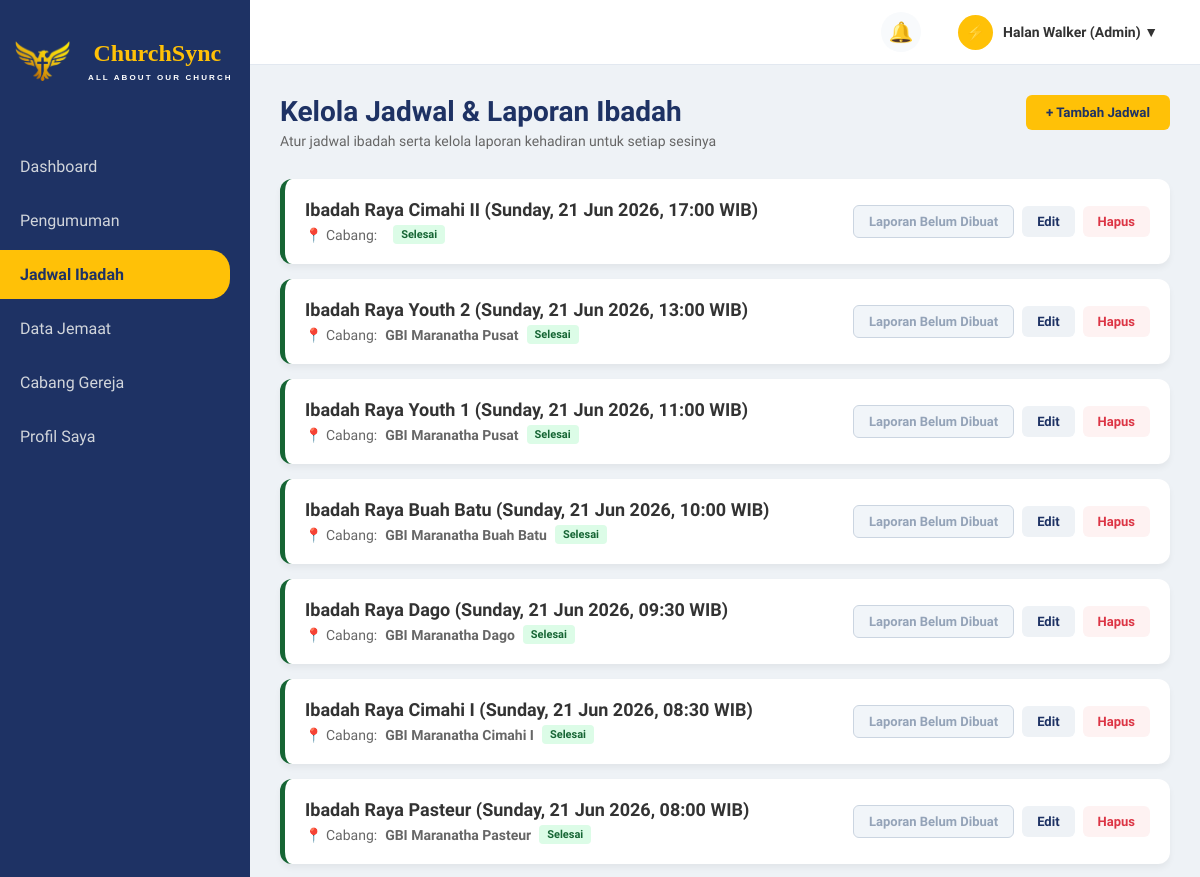
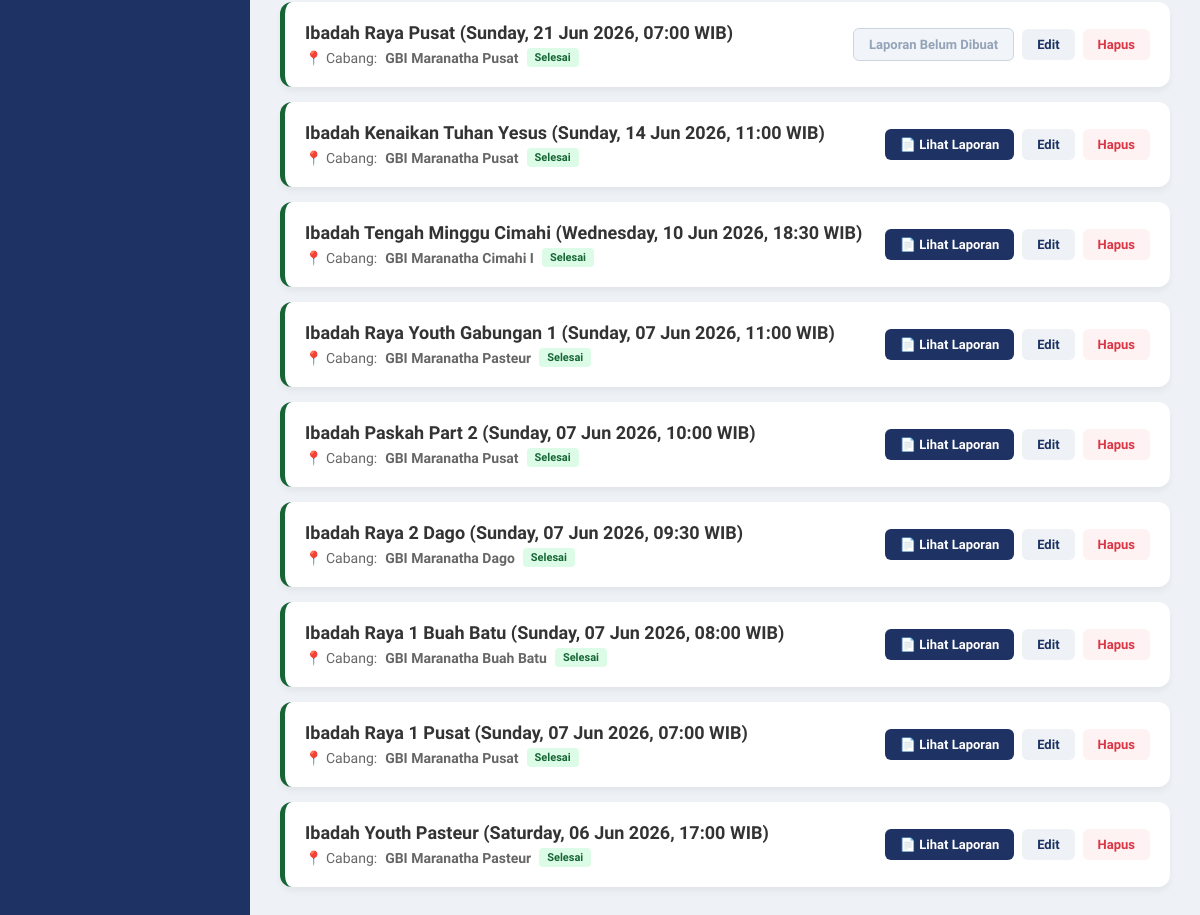
/admin/jadwal_admin_up.php (signed in), run on the app's committed database (2 pictures, top to bottom).
### tables this page shows
CREATE TABLE `jadwal_ibadah` (
  `id_jadwal` int(10) NOT NULL AUTO_INCREMENT,
  `kategori_ibadah` varchar(255) NOT NULL,
  `waktu_pelaksanaan` datetime(6) NOT NULL,
  `id_cabang` int(11) NOT NULL,
  PRIMARY KEY (`id_jadwal`)
);

CREATE TABLE `cabang_gereja` (
  `id_cabang` int(5) NOT NULL AUTO_INCREMENT,
  `nama_cabang` varchar(100) NOT NULL,
  `alamat_cabang` varchar(255) NOT NULL,
  `id_gembala` int(11) DEFAULT NULL,
  PRIMARY KEY (`id_cabang`)
);

### admin/jadwal_admin_up.php (the view, shortened to what this page needs)
<?php
include '../koneksi.php';
$is_admin = ($_SESSION['role'] == 'admin');
$is_gembala = ($_SESSION['role'] == 'gembala_cabang');
if ($is_gembala) {
    $id_cabang_gembala = $_SESSION['id_cabang'];
    $query_jadwal = mysqli_query($conn, "
        SELECT jadwal_ibadah.*, cabang_gereja.nama_cabang
        FROM jadwal_ibadah
        LEFT JOIN cabang_gereja ON jadwal_ibadah.id_cabang = cabang_gereja.id_cabang
        WHERE jadwal_ibadah.id_cabang = '$id_cabang_gembala'
        ORDER BY jadwal_ibadah.waktu_pelaksanaan DESC
    ");
} else {
    $query_jadwal = mysqli_query($conn, "
        SELECT jadwal_ibadah.*, cabang_gereja.nama_cabang
        FROM jadwal_ibadah
        LEFT JOIN cabang_gereja ON jadwal_ibadah.id_cabang = cabang_gereja.id_cabang
        ORDER BY jadwal_ibadah.waktu_pelaksanaan DESC
    ");
}
?>
<!DOCTYPE html>
<html lang="id">
<head>
    <link rel="stylesheet" href="../style.css">
</head>
<body>
    <div class="sidebar">
        <div class="sidebar-logo">
            <img src="../uploads/churchsync-logo.png" alt="Logo ChurchSync">
            <div class="logo-text-wrapper">
                ChurchSync
                <span>
                    ALL ABOUT OUR CHURCH
                </span>
            </div>
        </div>
        <nav>
            <?php if ($is_admin): ?>
                <a href="dashboard_admin.php" class="nav-link">Dashboard</a>
                <a href="pengumuman_admin.php" class="nav-link">Pengumuman</a>
                <a href="jadwal_admin_up.php" class="nav-link active">Jadwal Ibadah</a>
                <a href="data_jemaat_admin.php" class="nav-link">Data Jemaat</a>
                <a href="cabang_admin.php" class="nav-link">Cabang Gereja</a>
                <a href="profil_admin.php" class="nav-link">Profil Saya</a>
            <?php endif; ?>
        </nav>
    </div>
    <div class="content-wrapper">
        <div class="top-navbar">
            <div class="navbar-right">
                <?php include '../widget_notif.php'; ?>
                <div class="user-profile-dropdown" onclick="toggleDropdown()">
                    <div class="nav-avatar">
                        <?= ($_SESSION['role'] == 'admin') ? '⚡' : '👨🏽‍💼'; ?>
                    </div>
                    <div class="nav-user-name">
                        <?= $_SESSION['nama_lengkap'] ?? 'User'; ?> (<?= ($_SESSION['role'] == 'admin') ? 'Admin' : 'Gembala'; ?>) ▼
                    </div>
                </div>
            </div>
        </div>
        <div class="main-content">
            <div class="header-toolbar">
                <div class="page-title">
                    <h2>Kelola Jadwal & Laporan Ibadah</h2>
                    <p>Atur jadwal ibadah serta kelola laporan kehadiran untuk setiap sesinya</p>
                </div>
                <?php if ($is_admin): ?>
                    <button class="btn-add" onclick="bukaModal('modalJadwal')">+ Tambah Jadwal</button>
                <?php endif; ?>
            </div>
            <?php
            if (mysqli_num_rows($query_jadwal) == 0) {
                echo "<p style='text-align:center; color:#666;'>Belum ada jadwal ibadah yang dibuat.</p>";
            } else {
                while ($row = mysqli_fetch_assoc($query_jadwal)) :
                    $waktu_db = strtotime($row['waktu_pelaksanaan']);
                    $waktu_sekarang = time();
                    $is_past = ($waktu_db < $waktu_sekarang);
                    $border_class = $is_past ? 'past' : 'upcoming';
                    $badge_class = $is_past ? 'status-past' : 'status-upcoming';
                    $badge_text = $is_past ? 'Selesai' : 'Mendatang';
                    $cek_laporan = mysqli_query($conn, "SELECT * FROM pendataan WHERE id_jadwal = '{$row['id_jadwal']}'");
                    $ada_laporan = (mysqli_num_rows($cek_laporan) > 0);
            ?>
                    <div class="schedule-list <?= $border_class; ?>">
                        <div class="schedule-info">
                            <h4><?= $row['kategori_ibadah']; ?> (<?= date('l, d M Y, H:i', strtotime($row['waktu_pelaksanaan'])); ?> WIB)</h4>
                            <p>📍 Cabang: <strong><?= $row['nama_cabang']; ?></strong> <span class="status-badge <?= $badge_class; ?>"><?= $badge_text; ?></span></p>
                        </div>
                        <div class="action-btns">
                            <?php if ($is_past): ?>
                                <?php if ($ada_laporan): ?>
                                    <button class="btn-report view-mode" onclick="bukaModal('modalDetail_<?= $row['id_jadwal']; ?>')">📄 Lihat Laporan</button>
                                <?php else: ?>
                                    <?php if ($is_gembala): ?>
                                        <button class="btn-report" onclick="bukaModalLaporan('modalLaporan', <?= $row['id_jadwal']; ?>)">📝 Buat Laporan</button>
                                    <?php else: ?>
                                        <button class="btn-report" disabled>Laporan Belum Dibuat</button>
                                    <?php endif; ?>
                                <?php endif; ?>
                            <?php else: ?>
                                <button class="btn-report" disabled>⏳ Laporan Belum Dibuka</button>
                            <?php endif; ?>
                            <?php if ($is_admin): ?>
                                <a href="jadwal_admin_up.php?edit_id=<?= $row['id_jadwal']; ?>" class="btn-edit" style="text-decoration: none; display: inline-flex; align-items: center; justify-content: center;">Edit</a>
                                <a href="hapus_jadwal.php?id=<?= $row['id_jadwal']; ?>" class="btn-delete" onclick="return confirm('Yakin mau hapus jadwal ini?');" style="text-decoration: none; display: inline-flex; align-items: center; justify-content: center;">Hapus</a>
                            <?php endif; ?>
                        </div>
                    </div>
            <?php
                endwhile;
            }
            ?>
        </div>
    </div>
</body>
</html>

### style.css (style rules this page uses)
:root { --primary-blue: #1e3264; --primary-yellow: #ffc107; --bg-light: #eef2f6; --card-bg: #ffffff; --text-dark: #333; --text-gray: #666; --tag-important: #dc3545; --tag-activity: #17a2b8; --tag-worship: #28a745; }
* { margin: 0; padding: 0; box-sizing: border-box; font-family: 'Plus Jakarta Sans', sans-serif; }
body { display: flex; background-color: var(--bg-light); height: 100vh; }
.sidebar { width: 250px; background-color: var(--primary-blue); color: white; display: flex; flex-direction: column; padding: 20px 0; }
.sidebar-logo { text-align: center; font-size: 24px; font-weight: bold; color: var(--primary-yellow); margin-bottom: 40px; }
.sidebar-logo span { display: block; font-size: 12px; color: #ccc; font-weight: normal; }
.nav-link { padding: 15px 20px; color: #d1d5db; text-decoration: none; display: block; transition: 0.3s; margin-bottom: 5px; }
.nav-link:hover, .nav-link.active { background-color: var(--primary-yellow); color: var(--primary-blue); font-weight: bold; border-radius: 0 20px 20px 0; margin-right: 20px; }
.main-content { flex: 1; padding: 30px; overflow-y: auto; }
.content-wrapper { flex: 1; display: flex; flex-direction: column; height: 100vh; overflow: hidden; }
.top-navbar { height: 65px; background-color: #ffffff; display: flex; justify-content: flex-end; align-items: center; padding: 0 30px; border-bottom: 1px solid #e2e8f0; flex-shrink: 0; }
.navbar-right { display: flex; align-items: center; gap: 25px; }
.user-profile-dropdown { position: relative; display: flex; align-items: center; gap: 12px; cursor: pointer; padding: 6px 12px; border-radius: 8px; transition: 0.3s; user-select: none; }
.nav-avatar { width: 35px; height: 35px; background-color: var(--primary-yellow); border-radius: 50%; display: flex; align-items: center; justify-content: center; font-size: 16px; }
.nav-user-name { font-size: 14px; font-weight: 600; color: var(--text-dark); }
.sidebar-logo { display: flex; align-items: center; gap: 12px; padding: 20px 15px; }
.sidebar-logo img { width: 55px; height: auto; flex-shrink: 0; }
.logo-text-wrapper { font-family: Georgia, serif; font-size: 24px; font-weight: bold; color: #ffc107; }
.logo-text-wrapper span { margin-top: 6px; font-family: Arial, sans-serif; font-size: 8px; font-weight: 600; color: white; letter-spacing: 2.1px; text-transform: uppercase; margin-left: 6px; }

### data on the page
jadwal_ibadah: kategori_ibadah "Ibadah Raya Cimahi II", waktu_pelaksanaan "Sunday, 21 Jun 2026, 17:00", shows "Laporan Belum Dibuat"
jadwal_ibadah: kategori_ibadah "Ibadah Raya Youth 2", waktu_pelaksanaan "Sunday, 21 Jun 2026, 13:00", id_cabang.nama_cabang "GBI Maranatha Pusat", shows "Laporan Belum Dibuat"
jadwal_ibadah: kategori_ibadah "Ibadah Raya Youth 1", waktu_pelaksanaan "Sunday, 21 Jun 2026, 11:00", id_cabang.nama_cabang "GBI Maranatha Pusat", shows "Laporan Belum Dibuat"
jadwal_ibadah: kategori_ibadah "Ibadah Raya Buah Batu", waktu_pelaksanaan "Sunday, 21 Jun 2026, 10:00", id_cabang.nama_cabang "GBI Maranatha Buah Batu", shows "Laporan Belum Dibuat"
jadwal_ibadah: kategori_ibadah "Ibadah Raya Dago", waktu_pelaksanaan "Sunday, 21 Jun 2026, 09:30", id_cabang.nama_cabang "GBI Maranatha Dago", shows "Laporan Belum Dibuat"
jadwal_ibadah: kategori_ibadah "Ibadah Raya Cimahi I", waktu_pelaksanaan "Sunday, 21 Jun 2026, 08:30", id_cabang.nama_cabang "GBI Maranatha Cimahi I", shows "Laporan Belum Dibuat"
jadwal_ibadah: kategori_ibadah "Ibadah Raya Pasteur", waktu_pelaksanaan "Sunday, 21 Jun 2026, 08:00", id_cabang.nama_cabang "GBI Maranatha Pasteur", shows "Laporan Belum Dibuat"
jadwal_ibadah: kategori_ibadah "Ibadah Raya Pusat", waktu_pelaksanaan "Sunday, 21 Jun 2026, 07:00", id_cabang.nama_cabang "GBI Maranatha Pusat", shows "Laporan Belum Dibuat"
jadwal_ibadah: kategori_ibadah "Ibadah Kenaikan Tuhan Yesus", waktu_pelaksanaan "Sunday, 14 Jun 2026, 11:00", id_cabang.nama_cabang "GBI Maranatha Pusat"
jadwal_ibadah: kategori_ibadah "Ibadah Tengah Minggu Cimahi", waktu_pelaksanaan "Wednesday, 10 Jun 2026, 18:30", id_cabang.nama_cabang "GBI Maranatha Cimahi I"
jadwal_ibadah: kategori_ibadah "Ibadah Raya Youth Gabungan 1", waktu_pelaksanaan "Sunday, 07 Jun 2026, 11:00", id_cabang.nama_cabang "GBI Maranatha Pasteur"
jadwal_ibadah: kategori_ibadah "Ibadah Paskah Part 2", waktu_pelaksanaan "Sunday, 07 Jun 2026, 10:00", id_cabang.nama_cabang "GBI Maranatha Pusat"
jadwal_ibadah: kategori_ibadah "Ibadah Raya 2 Dago", waktu_pelaksanaan "Sunday, 07 Jun 2026, 09:30", id_cabang.nama_cabang "GBI Maranatha Dago"
jadwal_ibadah: kategori_ibadah "Ibadah Raya 1 Buah Batu", waktu_pelaksanaan "Sunday, 07 Jun 2026, 08:00", id_cabang.nama_cabang "GBI Maranatha Buah Batu"
jadwal_ibadah: kategori_ibadah "Ibadah Raya 1 Pusat", waktu_pelaksanaan "Sunday, 07 Jun 2026, 07:00", id_cabang.nama_cabang "GBI Maranatha Pusat"
jadwal_ibadah: kategori_ibadah "Ibadah Youth Pasteur", waktu_pelaksanaan "Saturday, 06 Jun 2026, 17:00", id_cabang.nama_cabang "GBI Maranatha Pasteur"

### other printed values
$_SESSION['nama_lengkap'] "Halan Walker"
